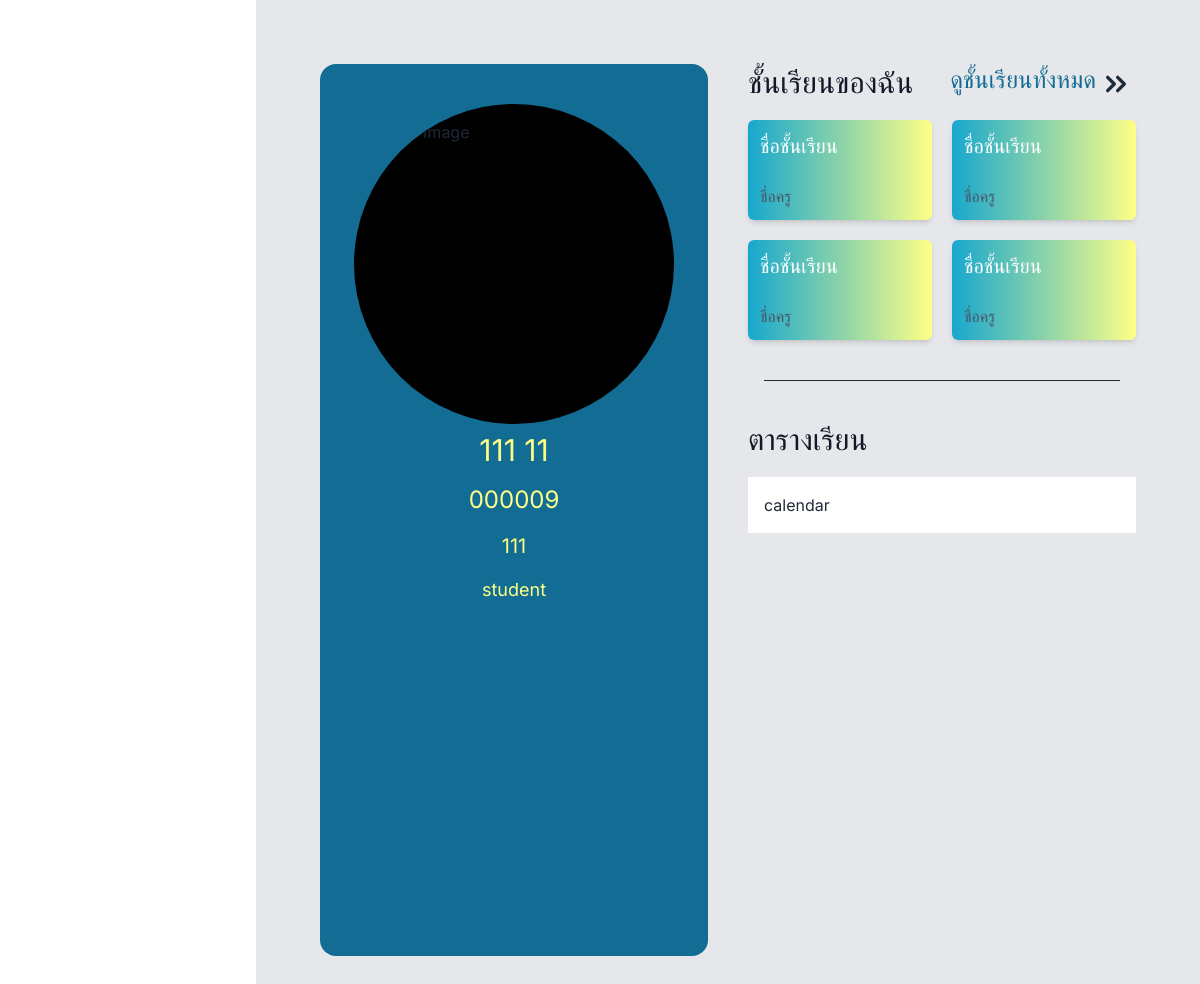
The app's page /page/userpage.php (signed in) with its own data.
### tables this page shows
CREATE TABLE `user` (
  `user_id` int(6) UNSIGNED ZEROFILL NOT NULL,
  `firstname` varchar(200) NOT NULL,
  `lastname` varchar(200) NOT NULL,
  `email` varchar(200) NOT NULL,
  `password` varchar(200) NOT NULL,
  `dob` date NOT NULL,
  `gender` varchar(10) NOT NULL,
  `phonenum` varchar(10) NOT NULL,
  `profile_picture` varchar(255) NOT NULL,
  `role` varchar(255) NOT NULL
);

### page/userpage.php (the view, shortened to what this page needs)
<?php
include 'connectdatabase.php';
?>
<!DOCTYPE html>
<html lang="en">
<head>
  <link href="https://fonts.bunny.net/css?family=figtree:400,500,600&display=swap" rel="stylesheet" />
  <link href='https://unpkg.com/boxicons@2.1.4/css/boxicons.min.css' rel='stylesheet'>
  <link href="https://cdn.jsdelivr.net/npm/remixicon@3.5.0/fonts/remixicon.css" rel="stylesheet">
  <script src="https://cdn.tailwindcss.com"></script>
  <link href="style.css" rel="stylesheet">
</head>
<body class="text-gray-800 font-inter">
  <main class="w-full md:w-[calc(100%-256px)] md:ml-64 bg-gray-200 min-h-screen transition-all main">
    <div class="p-6">
      <div class="">
        <div class="grid grid-cols-2 gap-10 p-10 ">
          <div class="bg-[#136C94] w-full h-full rounded-2xl">
            <div class="flex justify-center mt-10">
              <div class="py-4 w-80 h-80 bg-black rounded-full overflow-hidden">
                <?php
                $user_id = $_SESSION["user_id"];
                $role = $_SESSION["role"];
                $sql = "SELECT * FROM user WHERE role = '$role' and user_id = $user_id";
                $result = mysqli_query($conn, $sql);
                $row = mysqli_fetch_array($result);
                ?>
                <img class="w-full h-full object-cover" src="../Academic/system/profilepictures/<?= $row['profile_picture'] ?>" alt="Profile Image" />
              </div>
            </div>
            <div class="text-center mb-10 text-[#FEFF86]">
              <h1 class="text-3xl py-2"><?= $row['firstname'] . " " . $row['lastname'] ?></h1>
              <h2 class="text-2xl py-2"><?= $row['user_id'] ?></h2>
              <h3 class="text-xl py-2"><?= $row['email'] ?></h3>
              <h4 class="text-lg py-2"><?= $row['role'] ?></h4>
            </div>
          </div>
          <div class="grid grid-rows-3 gap-2 w-full h-full rounded-2xl">
            <div class="w-full h-full">
              <div class="grid grid-cols-2">
                <div>
                  <h1 class="text-3xl text-gray-900">ชั้นเรียนของฉัน</h1>
                </div>
                <div class="flex justify-end">
                  <a href="classes.php" class="flex text-2xl text-[#136C94]">ดูชั้นเรียนทั้งหมด
                    <svg class="w-10 h-10 text-gray-800 dark:text-[#136C94]" aria-hidden="true" fill="none" viewBox="0 0 24 24">
                      <path stroke="currentColor" stroke-linecap="round" stroke-linejoin="round" stroke-width="2" d="m7 16 4-4-4-4m6 8 4-4-4-4" />
                    </svg>
                  </a>
                </div>
              </div>
              <div class="grid grid-cols-2 grid-rows-2  py-4 gap-5 w-full max-h-64">
                <a href="class-page.php" class="hover:ring-4 ring-white rounded-md">
                  <div id="class1" class="bg-gradient-to-l from-[#FEFF86] to-[#17A7CE] rounded-md shadow-md">
                    <h1 class="text-xl p-3 text-ellipsis overflow-x-hidden ... text-white">ชื่อชั้นเรียน</h1>
                    <p class="text-l p-3 text-gray-600">ชื่อครู</p>
                  </div>
                </a>
                <a href="class-page.php" class="hover:ring-4 ring-white rounded-md">
                  <div id="class2" class="bg-gradient-to-l from-[#FEFF86] to-[#17A7CE] rounded-md shadow-md">
                    <h1 class="text-xl p-3 text-ellipsis overflow-x-hidden ... text-white">ชื่อชั้นเรียน</h1>
                    <p class="text-l p-3 text-gray-600">ชื่อครู</p>
                  </div>
                </a>
                <a href="class-page.php" class="hover:ring-4 ring-white rounded-md">
                  <div id="class3" class="bg-gradient-to-l from-[#FEFF86] to-[#17A7CE] rounded-md shadow-md">
                    <h1 class="text-xl p-3 text-ellipsis overflow-x-hidden ... text-white">ชื่อชั้นเรียน</h1>
                    <p class="text-l p-3 text-gray-600">ชื่อครู</p>
                  </div>
                </a>
                <a href="class-page.php" class="hover:ring-4 ring-white rounded-md">
                  <div id="class4" class="bg-gradient-to-l from-[#FEFF86] to-[#17A7CE] rounded-md shadow-md">
                    <h1 class="text-xl p-3 text-ellipsis overflow-x-hidden ... text-white">ชื่อชั้นเรียน</h1>
                    <p class="text-l p-3 text-gray-600">ชื่อครู</p>
                  </div>
                </a>
              </div>
            </div>
            <div class="w-full h-full">
              <div class="p-4 pb-10">
                <hr class="border-gray-800">
              </div>
              <div>
                <?php
                if ($_SESSION['role'] == 'student') {
                  echo '<h1 class="text-3xl text-gray-900 pb-5">ตารางเรียน</h1>';
                } else if ($_SESSION['role'] == 'teacher') {
                  echo '<h1 class="text-3xl text-gray-900 pb-5">ตารางสอน</h1>';
                }
                ?>
              </div>
              <div class="p-4 bg-white">calendar</div>
            </div>
          </div>
        </div>
      </div>
    </div>
  </main>
</body>
</html>

### Academic/style.css (style rules this page uses)
html { line-height: 1.5; -webkit-text-size-adjust: 100%; -moz-tab-size: 4; -o-tab-size: 4; tab-size: 4; font-family: ui-sans-serif, system-ui, -apple-system, BlinkMacSystemFont, "Segoe UI", Roboto, "Helvetica Neue", Arial, "Noto Sans", sans-serif, "Apple Color Emoji", "Segoe UI Emoji", "Segoe UI Symbol", "Noto Color Emoji"; font-feature-settings: normal; font-variation-settings: normal; }
body { margin: 0; line-height: inherit; }
hr { height: 0; color: inherit; border-top-width: 1px; }
h1, h2, h3, h4, h5, h6 { font-size: inherit; font-weight: inherit; }
a { color: inherit; text-decoration: inherit; }
blockquote, dl, dd, h1, h2, h3, h4, h5, h6, hr, figure, p, pre { margin: 0; }
img, svg, video, canvas, audio, iframe, embed, object { display: block; vertical-align: middle; }
img, video { max-width: 100%; height: auto; }
.flex { display: flex; }
.grid { display: grid; }
.h-full { height: 100%; }
.max-h-64 { max-height: 16rem; }
.min-h-screen { min-height: 100vh; }
.w-full { width: 100%; }
.justify-center { justify-content: center; }
.rounded-full { border-radius: 9999px; }
.rounded-md { border-radius: 0.375rem; }
.bg-white { --tw-bg-opacity: 1; background-color: rgb(255 255 255 / var(--tw-bg-opacity)); }
.object-cover { -o-object-fit: cover; object-fit: cover; }
.p-4 { padding: 1rem; }
.p-6 { padding: 1.5rem; }
.py-2 { padding-top: 0.5rem; padding-bottom: 0.5rem; }
.font-inter { font-family: 'Inter', sans-serif; }
.text-2xl { font-size: 1.5rem; line-height: 2rem; }
.text-lg { font-size: 1.125rem; line-height: 1.75rem; }
.text-xl { font-size: 1.25rem; line-height: 1.75rem; }
.text-gray-600 { --tw-text-opacity: 1; color: rgb(75 85 99 / var(--tw-text-opacity)); }
.text-gray-800 { --tw-text-opacity: 1; color: rgb(31 41 55 / var(--tw-text-opacity)); }
.text-white { --tw-text-opacity: 1; color: rgb(255 255 255 / var(--tw-text-opacity)); }
.shadow-md { --tw-shadow: 0 4px 6px -1px rgb(0 0 0 / 0.1), 0 2px 4px -2px rgb(0 0 0 / 0.1); --tw-shadow-colored: 0 4px 6px -1px var(--tw-shadow-color), 0 2px 4px -2px var(--tw-shadow-color); box-shadow: var(--tw-ring-offset-shadow, 0 0 #0000), var(--tw-ring-shadow, 0 0 #0000), var(--tw-shadow); }
.transition-all { transition-property: all; transition-timing-function: cubic-bezier(0.4, 0, 0.2, 1); transition-duration: 150ms; }
@media (min-width: 768px) { .md\:ml-64 { margin-left: 16rem; } }
@media (min-width: 768px) { .md\:w-\[calc\(100\%-256px\)\] { width: calc(100% - 256px); } }

### records on screen
user: firstname "111", lastname "11", user_id "000009", email "111", role "student"
